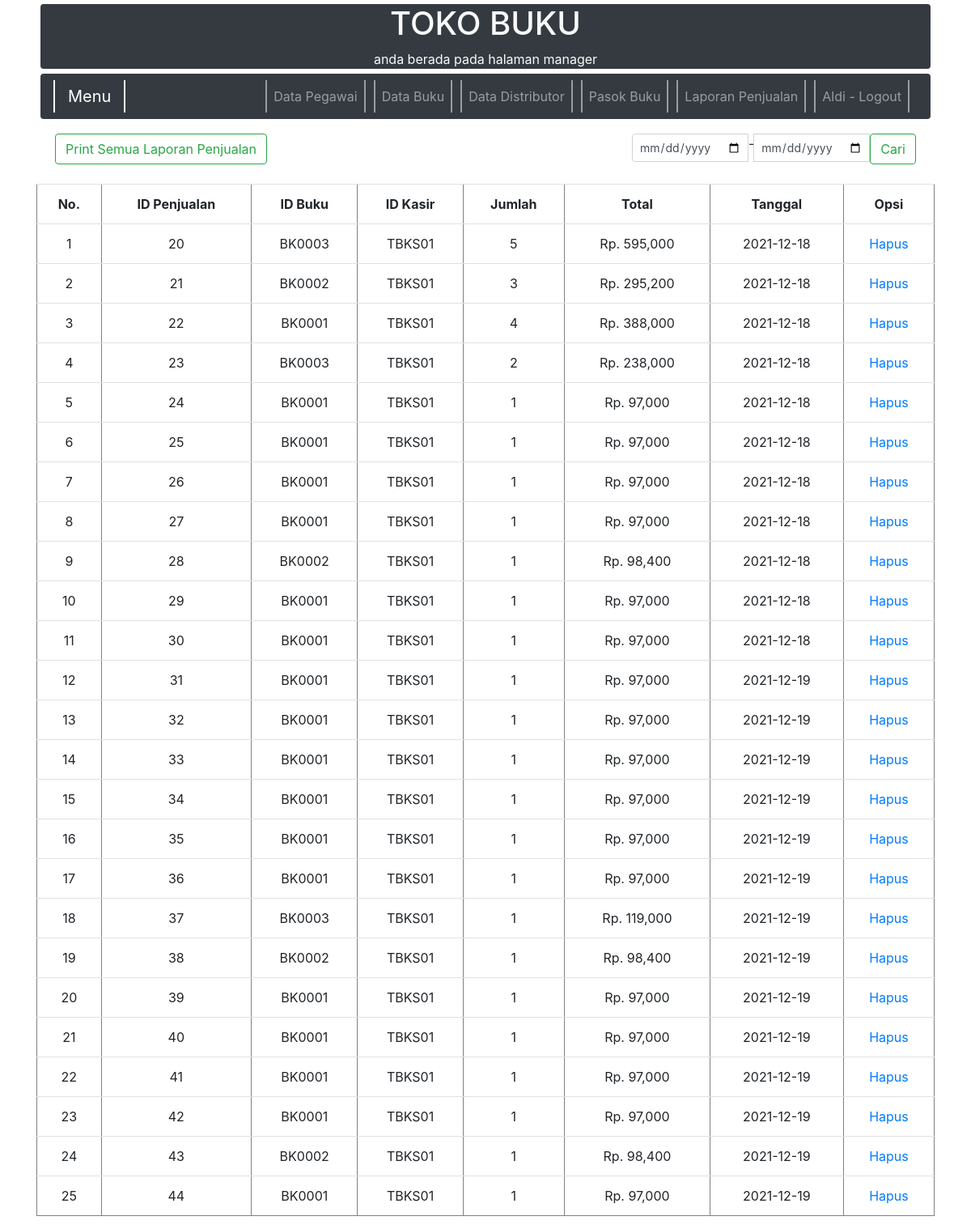
Page /manager/penjualan.php (signed in) on the committed database.
### tables this page shows
CREATE TABLE `kasir` (
  `id_kasir` varchar(6) NOT NULL,
  `nama` varchar(150) NOT NULL,
  `alamat` longtext NOT NULL,
  `telepon` varchar(20) NOT NULL,
  `status` varchar(25) NOT NULL,
  `username` varchar(50) NOT NULL,
  `password` varchar(50) NOT NULL,
  `akses` varchar(25) NOT NULL
);

CREATE TABLE `penjualan` (
  `id_penjualan` int(6) NOT NULL,
  `id_buku` varchar(6) NOT NULL,
  `id_kasir` varchar(6) NOT NULL,
  `jumlah` int(12) NOT NULL,
  `total` int(20) NOT NULL,
  `tanggal` date NOT NULL
);

### manager/penjualan.php (the view)
<?php
require 'halaman/header.php';
$query = mysqli_query($mysqli, 'SELECT*FROM penjualan');
$no = 1;
?>
<div class="container center">
    <div class="container-fluid">
        <div class="d-flex">
            <div class="mr-auto p-2" style="padding-top: 10px">
                <button class="btn btn-outline-success" type="button" id="button-addon1"> <a href="lap-penjualan.php?lap" target="_blank" class="text-success">Print Semua Laporan Penjualan</a></button>
            </div>
            <div class="p-2">
                <form action="penjualan.php" method="post">
                    <div class="input-group mb-3">
                        <input type="date" class="form-control"name="search1" value="" placeholder="Masukan Tanggal">
                        -
                        <input type="date" class="form-control"name="search2" value="" placeholder="Masukan Tanggal">
                        <button class="btn btn-outline-success" type="submit" id="button-addon1" name="cari">Cari</button>
                    </div>
                </form>
            </div>
        </div>
    </div>
    <div class="table table-hover">
        <table border='1' cellspacing='0'>
            <tr>
                <th>No.</th>
                <th>ID Penjualan</th>
                <th>ID Buku</th>
                <th>ID Kasir</th>
                <th>Jumlah</th>
                <th>Total</th>
                <th>Tanggal</th>
                <th>Opsi</th>
            </tr>
            <?php
            if (isset($_POST['cari'])) {
                $search1 = $_POST['search1'];
                $search2 = $_POST['search2'];
                $cq = mysqli_query($mysqli, "SELECT*FROM penjualan WHERE tanggal BETWEEN '$search1' AND '$search2'");
                if (mysqli_num_rows($cq) > 0) {
                    while ($dapet = mysqli_fetch_array($cq)) {
                        ?>
                        <tr>
                            <td><?php echo $no++; ?></td>
                            <td><?php echo $dapet['id_penjualan']; ?></td>
                            <td><?php echo $dapet['id_buku']; ?></td>
                            <td><?php echo $dapet['id_kasir']; ?></td>
                            <td><?php echo $dapet['jumlah']; ?></td>
                            <td><?php echo "Rp. ".number_format($dapet['total']) ?></td>
                            <td><?php echo $dapet['tanggal'];  ?></td>
                            <td class="hapus"><a href="proses/hapus-pnj.php?hapus=<?php echo $dapet['id_penjualan'] ?>">Hapus</a></td>
                        </tr>
                        <?php
                    }
                    ?>
                    <tr>
                        <td colspan="8"><a href="lap-penjualan.php?lap&amp;tgl1=<?php echo $search1 ?>&amp;tgl2=<?php echo $search2 ?>" target="_blank" class="print">Print Laporan Penjualan</a></td>
                    </tr>
                    <?php
                }else {
                    echo "<tr><td colspan='11'><b>Penjualan tidak ditemukan</td></tr>";
                }
            }else {
                if (mysqli_num_rows($query) > 0) {
                    while ($fetch = mysqli_fetch_array($query)) {
                        ?>
                        <tr>
                            <td><?php echo $no++; ?></td>
                            <td><?php echo $fetch['id_penjualan']; ?></td>
                            <td><?php echo $fetch['id_buku']; ?></td>
                            <td><?php echo $fetch['id_kasir']; ?></td>
                            <td><?php echo $fetch['jumlah']; ?></td>
                            <td><?php echo "Rp. ".number_format($fetch['total']) ?></td>
                            <td><?php echo $fetch['tanggal'];  ?></td>
                            <td class="hapus"><a href="proses/hapus-pnj.php?hapus=<?php echo $fetch['id_penjualan'] ?>" >Hapus</a></td>
                        </tr>
                        <?php
                    }
                }else {
                    echo "<tr><td colspan='11'><b>Penjualan kosong</td></tr>";
                }
            }
            ?>
        </table>
    </div>
</div>
<?php require 'halaman/footer.php'; ?>

### manager/halaman/header.php (shortened to what this page needs)
<?php
require 'proses/koneksi.php';
$id = $_SESSION['manager'];
$query = mysqli_query($mysqli, "SELECT*FROM kasir WHERE id_kasir = '$id'");
$data = mysqli_fetch_array($query);
?>
<!DOCTYPE html>
<html>
    <head>
        <link rel="stylesheet" href="style.css">
        <link rel="stylesheet" href="https://maxcdn.bootstrapcdn.com/bootstrap/4.5.2/css/bootstrap.min.css">
    </head>
    <body>
        <div class="jumbotron-sm text-center bg-dark rounded text-light" style="margin: 5px 50px 0px 50px;">
            <h1>TOKO BUKU</h1>
            <p>anda berada pada halaman manager</p>
        </div>
        <nav class="navbar navbar-expand-sm bg-dark navbar-dark rounded"style="margin: -10px 50px 10px 50px;">
            <a class="navbar-brand" href="#">Menu</a>
            <div class="collapse navbar-collapse d-flex flex-row-reverse bd-highlight" id="collapsibleNavbar">
                <ul class="navbar-nav">
                    <li class="nav-item">
                        <a class="nav-link" href="pegawai.php">Data Pegawai</a>
                    </li>
                    <li class="nav-item">
                        <a class="nav-link" href="buku.php">Data Buku</a>
                    </li>
                    <li class="nav-item">
                        <a class="nav-link" href="distributor.php">Data Distributor</a>
                    </li>
                    <li class="nav-item">
                        <a class="nav-link" href="pasok.php">Pasok Buku</a>
                    </li>
                    <li class="nav-item">
                        <a class="nav-link" href="penjualan.php">Laporan Penjualan</a>
                    </li>
                    <li class="nav-item">
                        <a class="nav-link" href="proses/logout.php?logout"><?php echo $data['nama']; ?> - Logout</a>
                    </li>
                </ul>
            </div>
        </nav>

### manager/style.css (style rules this page uses)
body { margin: 0; }
.center { text-align: center; }
input[type='date'] { padding: 8px; width: 230px; font-size: 14px; }
nav { text-align: center; margin: 0; padding: 20px; background-color: #0bf; margin-bottom: 40px; }
nav a { text-decoration: none; color: black; border-left: 2px solid; border-right: 2px solid; padding: 0.5rem 1rem; margin-right: 10px; transition: .2s ease; }
.container { width: 80%; margin: 0 135px; }
.container table { width: 100%; }
.table-data table td, th { padding: 10px; }

### rows in the picture
kasir: nama "Aldi"
penjualan: id_penjualan "20", id_buku "BK0003", id_kasir "TBKS01", jumlah "5", total "595,000", tanggal "2021-12-18"
penjualan: id_penjualan "21", id_buku "BK0002", id_kasir "TBKS01", jumlah "3", total "295,200", tanggal "2021-12-18"
penjualan: id_penjualan "22", id_buku "BK0001", id_kasir "TBKS01", jumlah "4", total "388,000", tanggal "2021-12-18"
penjualan: id_penjualan "23", id_buku "BK0003", id_kasir "TBKS01", jumlah "2", total "238,000", tanggal "2021-12-18"
penjualan: id_penjualan "24", id_buku "BK0001", id_kasir "TBKS01", jumlah "1", total "97,000", tanggal "2021-12-18"
penjualan: id_penjualan "25", id_buku "BK0001", id_kasir "TBKS01", jumlah "1", total "97,000", tanggal "2021-12-18"
penjualan: id_penjualan "26", id_buku "BK0001", id_kasir "TBKS01", jumlah "1", total "97,000", tanggal "2021-12-18"
penjualan: id_penjualan "27", id_buku "BK0001", id_kasir "TBKS01", jumlah "1", total "97,000", tanggal "2021-12-18"
penjualan: id_penjualan "28", id_buku "BK0002", id_kasir "TBKS01", jumlah "1", total "98,400", tanggal "2021-12-18"
penjualan: id_penjualan "29", id_buku "BK0001", id_kasir "TBKS01", jumlah "1", total "97,000", tanggal "2021-12-18"
penjualan: id_penjualan "30", id_buku "BK0001", id_kasir "TBKS01", jumlah "1", total "97,000", tanggal "2021-12-18"
penjualan: id_penjualan "31", id_buku "BK0001", id_kasir "TBKS01", jumlah "1", total "97,000", tanggal "2021-12-19"
penjualan: id_penjualan "32", id_buku "BK0001", id_kasir "TBKS01", jumlah "1", total "97,000", tanggal "2021-12-19"
penjualan: id_penjualan "33", id_buku "BK0001", id_kasir "TBKS01", jumlah "1", total "97,000", tanggal "2021-12-19"
penjualan: id_penjualan "34", id_buku "BK0001", id_kasir "TBKS01", jumlah "1", total "97,000", tanggal "2021-12-19"
penjualan: id_penjualan "35", id_buku "BK0001", id_kasir "TBKS01", jumlah "1", total "97,000", tanggal "2021-12-19"
penjualan: id_penjualan "36", id_buku "BK0001", id_kasir "TBKS01", jumlah "1", total "97,000", tanggal "2021-12-19"
penjualan: id_penjualan "37", id_buku "BK0003", id_kasir "TBKS01", jumlah "1", total "119,000", tanggal "2021-12-19"
penjualan: id_penjualan "38", id_buku "BK0002", id_kasir "TBKS01", jumlah "1", total "98,400", tanggal "2021-12-19"
penjualan: id_penjualan "39", id_buku "BK0001", id_kasir "TBKS01", jumlah "1", total "97,000", tanggal "2021-12-19"
penjualan: id_penjualan "40", id_buku "BK0001", id_kasir "TBKS01", jumlah "1", total "97,000", tanggal "2021-12-19"
penjualan: id_penjualan "41", id_buku "BK0001", id_kasir "TBKS01", jumlah "1", total "97,000", tanggal "2021-12-19"
penjualan: id_penjualan "42", id_buku "BK0001", id_kasir "TBKS01", jumlah "1", total "97,000", tanggal "2021-12-19"
penjualan: id_penjualan "43", id_buku "BK0002", id_kasir "TBKS01", jumlah "1", total "98,400", tanggal "2021-12-19"
penjualan: id_penjualan "44", id_buku "BK0001", id_kasir "TBKS01", jumlah "1", total "97,000", tanggal "2021-12-19"
